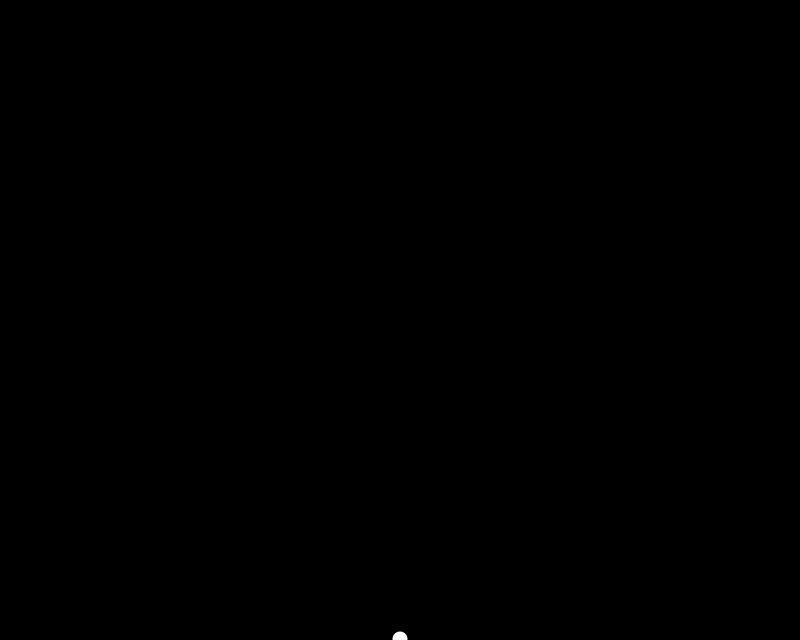
Frame 1 (no input)
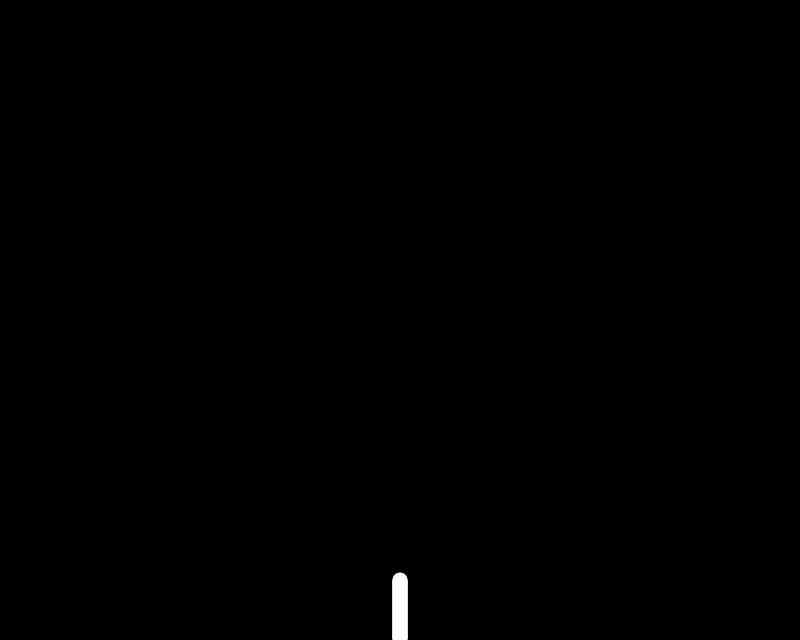
Frame 60 (the mouse pressed at the canvas centre just before this capture)
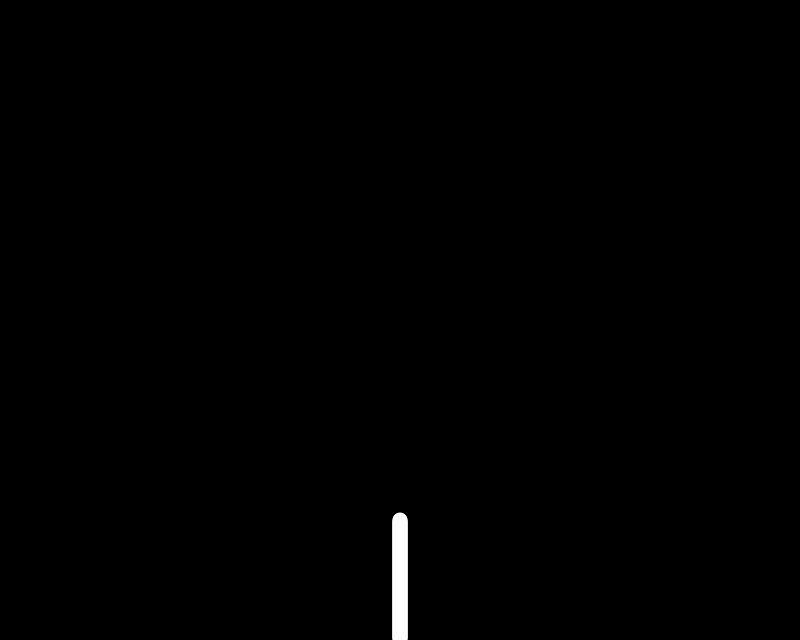
Frame 120 (the mouse held since frame 60 and released just before this capture)

The Processing sketch that drew these frames (run headless with seeded random() and noise(); from frame 60 on, the mouse is pressed at the canvas centre):

// Processing sketch: hw2_fractalTree_test2
// ── hw2_fractalTree_test2.pde
Tree t;
//int[] stage;

void setup() {
  size(800, 640);
  background(0);
  t = new Tree();
}

void draw() {
  fill(255);
  noStroke();

  //for (int i=0; i<stage.length; i++) {
  t.update();
  t.display();
  //}
}

// ── branch.pde
class Tree {
  PVector pos;
  PVector Ppos, Cpos;
  PVector vel;
  int stage;
  
  Tree() {
    pos = new PVector(width/2, height);
    vel = new PVector(0, -1);
    
    //stage = 0;
  }

  void update() {
    //PVector dir = pos.sub(Ppos);
    Ppos = pos.copy();
    pos.add(vel);

    if (frameCount == 180) {
      vel = new PVector(0, 0);
      //stage = 1;
    }
    if (frameCount>180 && frameCount<360){
      vel = new PVector();
    }
  }

  void display() {
    ellipse(pos.x, pos.y, 15, 15);
    //line(Ppos.x, Ppos.y, pos.x, pos.y);
  }
}
